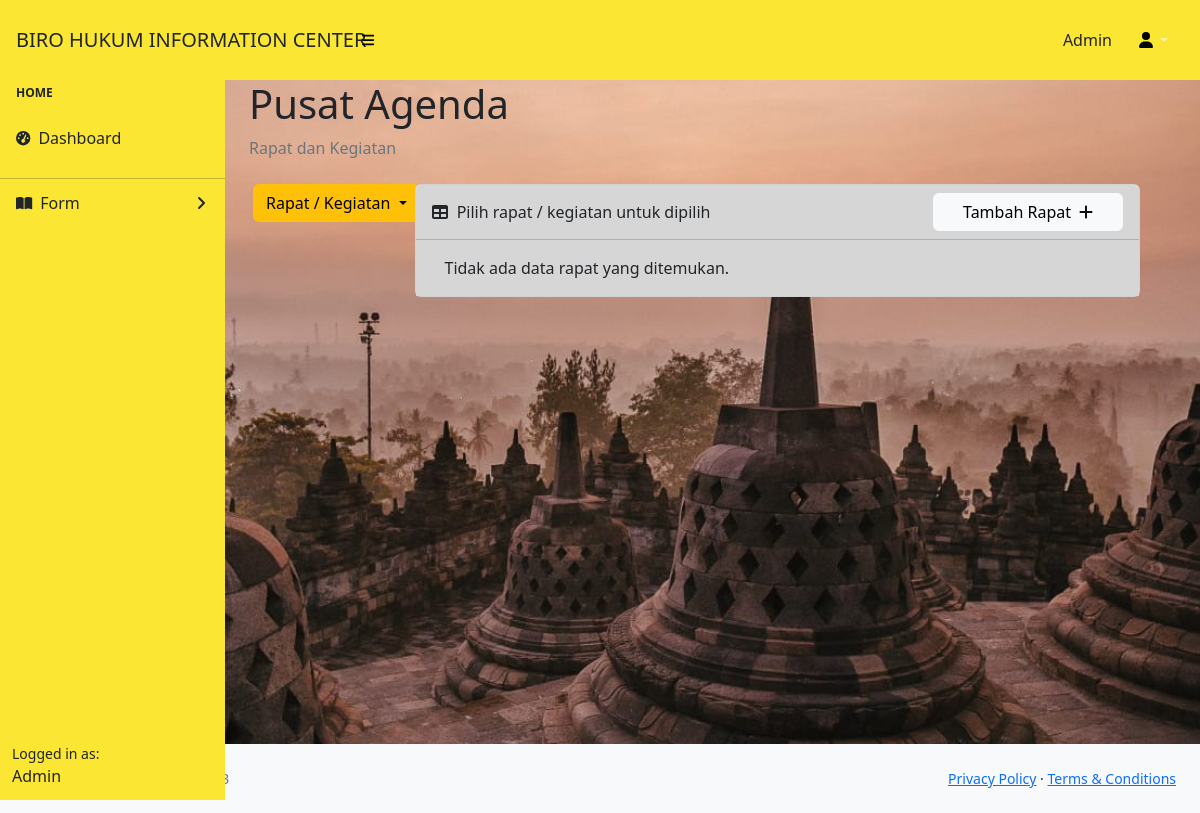
Before: /features/rapat.php with the older database file.
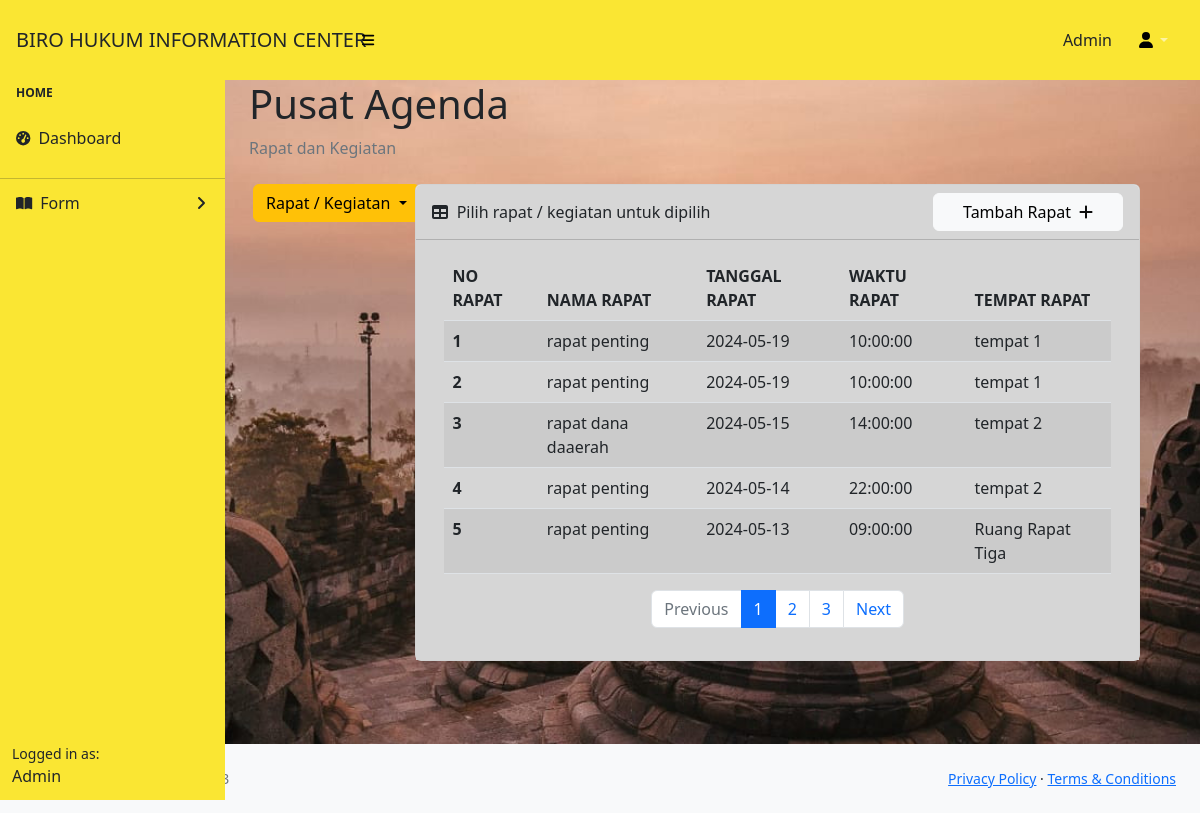
After: the same page with the newer database file.
### tables this page shows
CREATE TABLE `rapat` (
  `id_rapat` int(11) NOT NULL,
  `nama_rapat` varchar(255) DEFAULT NULL,
  `tanggal_rapat` date DEFAULT NULL,
  `waktu_rapat` time DEFAULT NULL,
  `tempat_rapat` varchar(255) DEFAULT NULL,
  `hadir` tinyint(1) DEFAULT NULL
);

### features/dom/tbl-rapat.php (the view)
<?php
include 'koneksi.php';
$items_per_page = 5;
$page = isset($_GET['page']) ? (int)$_GET['page'] : 1;
$offset = ($page - 1) * $items_per_page;
$query = "SELECT id_rapat, nama_rapat, tanggal_rapat, waktu_rapat, tempat_rapat
          FROM rapat
          ORDER BY tanggal_rapat DESC, waktu_rapat DESC
          LIMIT $items_per_page OFFSET $offset";
$hasil = mysqli_query($koneksi, $query);
$total_query = "SELECT COUNT(*) AS total FROM rapat";
$total_result = mysqli_query($koneksi, $total_query);
$total_row = mysqli_fetch_assoc($total_result);
$total_items = $total_row['total'];
$total_pages = ceil($total_items / $items_per_page);
echo '<div class="container">';
if ($hasil && mysqli_num_rows($hasil) > 0) {
    echo '<table class="table table-striped">';
    echo '<thead>';
    echo '  <tr>';
    echo '    <th>NO RAPAT</th>';
    echo '    <th>NAMA RAPAT</th>';
    echo '    <th>TANGGAL RAPAT</th>';
    echo '    <th>WAKTU RAPAT</th>';
    echo '    <th>TEMPAT RAPAT</th>';
    echo '  </tr>';
    echo '</thead>';
    echo '<tbody>';
    $no_rapat = $offset + 1;
    while ($row = mysqli_fetch_assoc($hasil)) {
        echo '<tr>';
        echo "  <th>{$no_rapat}</th>";
        echo "  <td>{$row['nama_rapat']}</td>";
        echo "  <td>{$row['tanggal_rapat']}</td>";
        echo "  <td>{$row['waktu_rapat']}</td>";
        echo "  <td>{$row['tempat_rapat']}</td>";
        echo '</tr>';
        $no_rapat++;
    }
    echo '</tbody>';
    echo '</table>';
    echo '<nav aria-label="Page navigation">';
    echo '  <ul class="pagination d-flex justify-content-center">';
    if ($page > 1) {
        $previous_page = $page - 1;
        echo "    <li class='page-item'><a class='page-link' href='rapat.php?page=$previous_page'>Previous</a></li>";
    } else {
        echo "    <li class='page-item disabled'><a class='page-link'>Previous</a></li>";
    }
    for ($i = 1; $i <= $total_pages; $i++) {
        $active = ($i === $page) ? 'active' : '';
        echo "    <li class='page-item $active'><a class='page-link' href='rapat.php?page=$i'>$i</a></li>";
    }
    if ($page < $total_pages) {
        $next_page = $page + 1;
        echo "    <li class='page-item'><a class='page-link' href='rapat.php?page=$next_page'>Next</a></li>";
    } else {
        echo "    <li class='page-item disabled'><a class='page-link'>Next</a></li>";
    }
    echo '  </ul>';
    echo '</nav>';
} else {
    echo "Tidak ada data rapat yang ditemukan.";
}
echo '</div>';

### features/rapat.php (shortened to what this page needs)
<!DOCTYPE html>
<html lang="en">
<head>
    <link href="https://cdn.jsdelivr.net/npm/simple-datatables@7.1.2/dist/style.min.css" rel="stylesheet" />
    <link href="../css/styles.css" rel="stylesheet" />
</head>
<body class="sb-nav-fixed bg-dash">
    <nav class="sb-topnav navbar navbar-expand navbar-dark" style="background-color: #FAE633;">
        <a class="navbar-brand ps-3 text-dark" href="index.html">BIRO HUKUM INFORMATION CENTER</a>
        <button class="btn btn-link btn-sm order-1 order-lg-0 me-4 me-lg-0" id="sidebarToggle" href="#!"><i class="fas fa-bars" style="color:black;"></i></button>
        <form class="d-none d-md-inline-block form-inline ms-auto me-0 me-md-3 my-2 my-md-0">
            <span class="text-dark text-capitalize"><?= "Admin" ?></span>
        </form>
        <ul class="navbar-nav ms-auto ms-md-0 me-3 me-lg-4">
            <li class="nav-item dropdown">
                <a class="nav-link dropdown-toggle" id="navbarDropdown" href="#" role="button" data-bs-toggle="dropdown" aria-expanded="false"><i class="fas fa-user fa-fw" style="color:black;"></i></a>
            </li>
        </ul>
    </nav>
    <div id="layoutSidenav">
        <div id="layoutSidenav_nav">
            <nav class="sb-sidenav accordion" id="sidenavAccordion" style="background-color: #FAE633;">
                <div class="sb-sidenav-menu">
                    <div class="nav">
                        <div class="sb-sidenav-menu-heading">Home</div>
                        <a class="nav-link text-dark" href="../index.php">
                            <div class="sb-nav-link-icon"><i class="fas fa-tachometer-alt"></i></div>
                            Dashboard
                        </a>
                        <hr class="mb-0">
                        <a class="nav-link collapsed text-dark" href="#" data-bs-toggle="collapse" data-bs-target="#collapseLayouts" aria-expanded="false" aria-controls="collapseLayouts">
                            <div class="sb-nav-link-icon"><i class="fa-solid fa-book-open"></i></div>
                            Form
                            <div class="sb-sidenav-collapse-arrow"><i class="fas fa-angle-down"></i></div>
                        </a>
                    </div>
                </div>
                <div class="sb-sidenav-footer">
                    <div class="small">Logged in as:</div>
                    Admin
                </div>
            </nav>
        </div>
        <div id="layoutSidenav_content">
            <main>
                <div class="container-fluid px-4 mb-4">
                    <h1 class="mt-4">Pusat Agenda</h1>
                    <ol class="breadcrumb mb-4">
                        <li class="breadcrumb-item active">Rapat dan Kegiatan</li>
                    </ol>
                </div>
                <div class="row mx-0">
                    <div class="col-2 ms-3">
                        <div class="dropdown">
                            <button class="btn btn-warning dropdown-toggle" type="button" id="dropdownMenuButton" data-bs-toggle="dropdown" aria-expanded="false">
                                Rapat / Kegiatan
                            </button>
                        </div>
                    </div>
                    <div class="col me-5">
                        <div class="card mb-4">
                            <div class="card-header bg-tbl d-flex justify-content-between align-items-center">
                                <div>
                                    <i class="fas fa-table me-1"></i>
                                    Pilih rapat / kegiatan untuk dipilih
                                </div>
                                <div>
                                    <a class="btn btn-light" href="sidebar/side-rapat.php">Tambah Rapat<i class="fa-solid fa-plus ms-2" style="color: #0d0d0d;"></i></a>
                                </div>
                            </div>
                            <div class="card-body bg-tbl">
                                <?php include 'dom/tbl-rapat.php'; ?>
                            </div>
                        </div>
                    </div>
                </div>
            </main>
        </div>
        <footer class="py-4 bg-light mt-auto">
            <div class="container-fluid px-4">
                <div class="d-flex align-items-center justify-content-between small">
                    <div class="text-muted">Copyright &copy; Your Website 2023</div>
                    <div>
                        <a href="#">Privacy Policy</a>
                        &middot;
                        <a href="#">Terms &amp; Conditions</a>
                    </div>
                </div>
            </div>
        </footer>
    </div>
</body>
</html>

Changed rows visible on the page:
added rapat: nama_rapat "rapat penting", tanggal_rapat "2024-05-19", waktu_rapat "10:00:00", tempat_rapat "tempat 1"
added rapat: nama_rapat "rapat penting", tanggal_rapat "2024-05-19", waktu_rapat "10:00:00", tempat_rapat "tempat 1"
added rapat: nama_rapat "rapat dana daaerah", tanggal_rapat "2024-05-15", waktu_rapat "14:00:00", tempat_rapat "tempat 2"
added rapat: nama_rapat "rapat penting", tanggal_rapat "2024-05-14", waktu_rapat "22:00:00", tempat_rapat "tempat 2"
added rapat: nama_rapat "rapat penting", tanggal_rapat "2024-05-13", waktu_rapat "09:00:00", tempat_rapat "Ruang Rapat Tiga"
Other visible differences:
text no longer shown: "Tidak ada data rapat yang ditemukan."
text now shown: "NO RAPAT NAMA RAPAT TANGGAL RAPAT WAKTU RAPAT TEMPAT RAPAT Previous Next"
new list line: "1"
new list line: "2"
new list line: "3"
